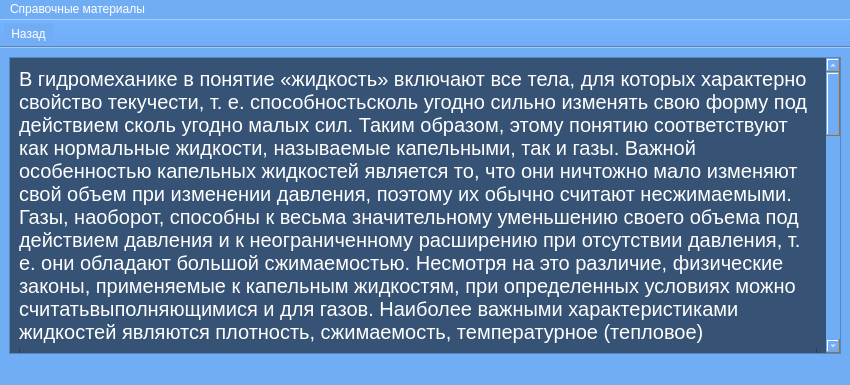
<?xml version="1.0" encoding="UTF-8"?>
<ui version="4.0">
 <class>fizika</class>
 <widget class="QMainWindow" name="fizika">
  <property name="geometry">
   <rect>
    <x>0</x>
    <y>0</y>
    <width>850</width>
    <height>385</height>
   </rect>
  </property>
  <property name="windowTitle">
   <string>HelpEnergy</string>
  </property>
  <property name="styleSheet">
   <string notr="true">background-color: rgb(113, 173, 245);
color: rgb(255, 255, 255);

</string>
  </property>
  <widget class="QWidget" name="centralwidget">
   <layout class="QVBoxLayout" name="verticalLayout">
    <item>
     <widget class="QScrollArea" name="scrollArea">
      <property name="styleSheet">
       <string notr="true">QScrollBar:vertical {
border: none;
background-color: rgb(54, 82, 117);
width: 14px;
margin: 15px 0 15px 0;
border-radius: 0px;

}

QtoolBar { 
background-color: rgb(54, 82, 117);
}</string>
      </property>
      <property name="widgetResizable">
       <bool>true</bool>
      </property>
      <widget class="QWidget" name="scrollAreaWidgetContents">
       <property name="geometry">
        <rect>
         <x>0</x>
         <y>0</y>
         <width>813</width>
         <height>1218</height>
        </rect>
       </property>
       <property name="styleSheet">
        <string notr="true">background-color: rgb(54, 82, 117);</string>
       </property>
       <layout class="QVBoxLayout" name="verticalLayout_2">
        <item>
         <widget class="QFrame" name="frame">
          <property name="minimumSize">
           <size>
            <width>0</width>
            <height>1200</height>
           </size>
          </property>
          <property name="frameShape">
           <enum>QFrame::StyledPanel</enum>
          </property>
          <property name="frameShadow">
           <enum>QFrame::Raised</enum>
          </property>
          <widget class="QLabel" name="label">
           <property name="geometry">
            <rect>
             <x>0</x>
             <y>0</y>
             <width>801</width>
             <height>281</height>
            </rect>
           </property>
           <property name="font">
            <font>
             <pointsize>15</pointsize>
            </font>
           </property>
           <property name="text">
            <string>В гидромеханике в понятие «жидкость» включают все тела, для которых характерно свойство текучести, т. е. способностьсколь угодно сильно изменять свою форму под действием сколь угодно малых сил. Таким образом, этому понятию соответствуют как нормальные жидкости, называемые капельными, так и газы. Важной особенностью капельных жидкостей является то, что они ничтожно мало изменяют свой объем при изменении давления, поэтому их обычно считают несжимаемыми. Газы, наоборот, способны к весьма значительному уменьшению своего объема под действием давления и к неограниченному расширению при отсутствии давления, т. е. они обладают большой сжимаемостью. Несмотря на это различие, физические законы, применяемые к капельным жидкостям, при определенных условиях можно считатьвыполняющимися и для газов. Наиболее важными характеристиками жидкостей являются плотность, сжимаемость, температурное (тепловое) расширение и вязкость.</string>
           </property>
           <property name="textFormat">
            <enum>Qt::PlainText</enum>
           </property>
           <property name="scaledContents">
            <bool>true</bool>
           </property>
           <property name="alignment">
            <set>Qt::AlignLeading|Qt::AlignLeft|Qt::AlignTop</set>
           </property>
           <property name="wordWrap">
            <bool>true</bool>
           </property>
          </widget>
         </widget>
        </item>
       </layout>
      </widget>
     </widget>
    </item>
   </layout>
  </widget>
  <widget class="QMenuBar" name="menubar">
   <property name="geometry">
    <rect>
     <x>0</x>
     <y>0</y>
     <width>850</width>
     <height>21</height>
    </rect>
   </property>
   <widget class="QMenu" name="menu">
    <property name="title">
     <string>Справочные материалы</string>
    </property>
    <addaction name="action"/>
   </widget>
   <addaction name="menu"/>
  </widget>
  <widget class="QStatusBar" name="statusbar"/>
  <widget class="QToolBar" name="toolBar">
   <property name="windowTitle">
    <string>toolBar</string>
   </property>
   <property name="movable">
    <bool>false</bool>
   </property>
   <attribute name="toolBarArea">
    <enum>TopToolBarArea</enum>
   </attribute>
   <attribute name="toolBarBreak">
    <bool>false</bool>
   </attribute>
   <addaction name="action"/>
  </widget>
  <action name="action">
   <property name="icon">
    <iconset resource="images.qrc">
     <normaloff>:/images/back.png</normaloff>:/images/back.png</iconset>
   </property>
   <property name="text">
    <string>Назад</string>
   </property>
  </action>
 </widget>
 <resources>
  <include location="images.qrc"/>
 </resources>
 <connections/>
</ui>
